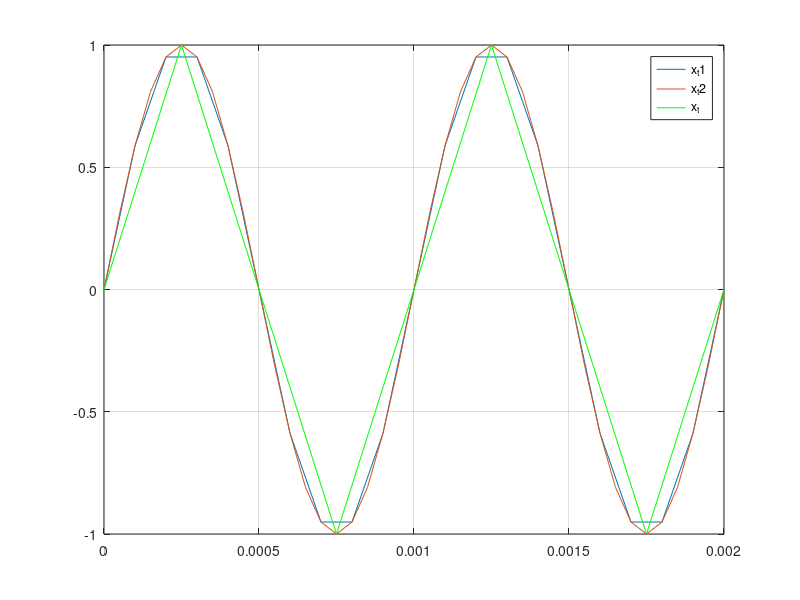

The MATLAB script that drew this image:
f01=10^3
T01=1/f01
t1=0:T01/10:2*T01
x_t1=sin(2*pi*f01*t1)

f02=10^3
T02=1/f02
t2=0:T02/20:2*T02
x_t2=sin(2*pi*f02*t2)

f03=10^3
T03=1/f03
t3=0:T03/4:2*T03
x_t3=sin(2*pi*f03*t3)
plot (t1,x_t1,t2,x_t2,t3,x_t3,'g')
grid on
legend('x_t1','x_t2','x_t')